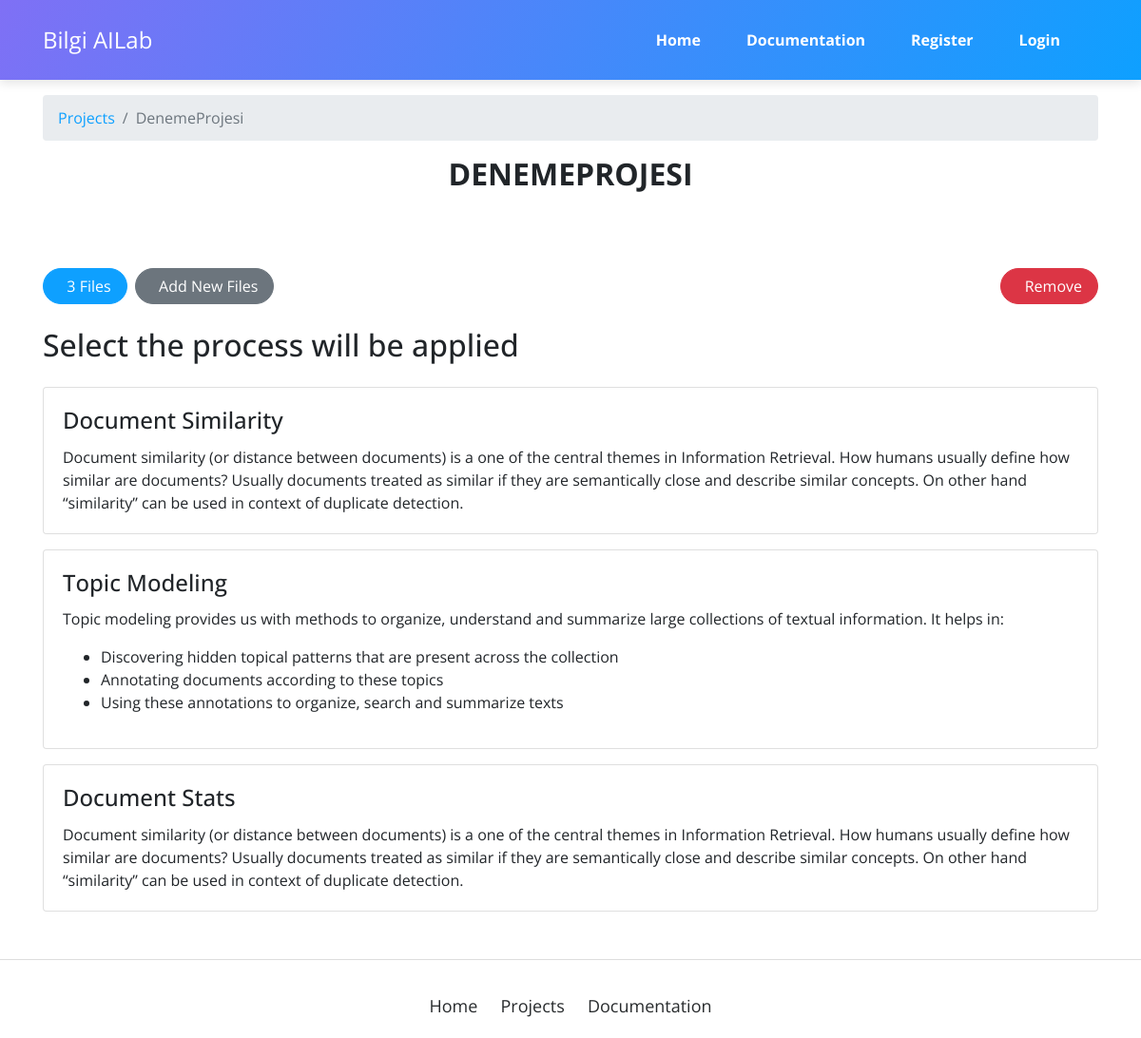
/projects/28, run on an earlier commit of the app's database.
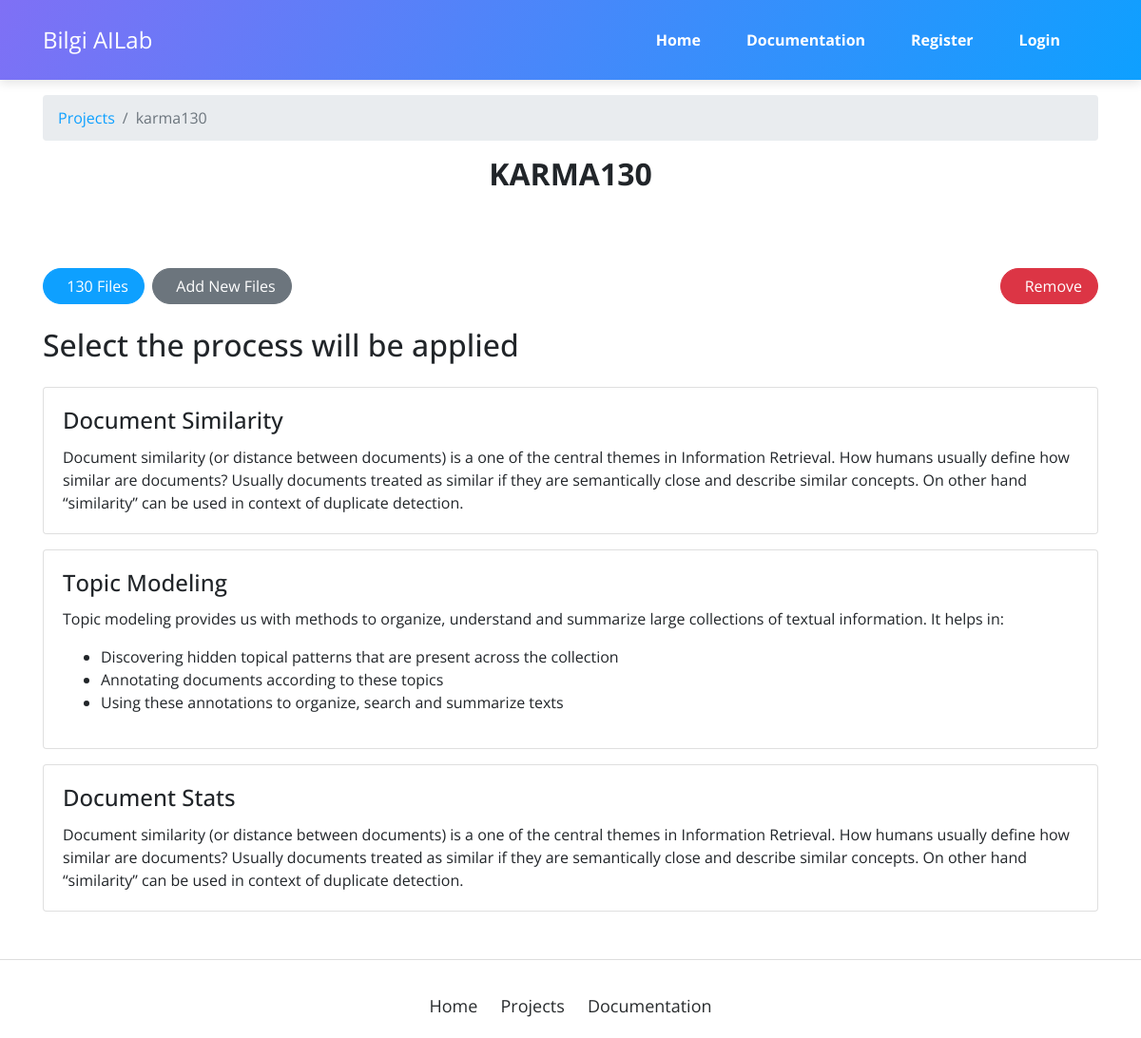
And on a later commit of the database.
### project/models.py (models this page shows, shortened)
class Project(models.Model):
    title = models.CharField(max_length=100)
    author = models.ForeignKey(User, on_delete=models.CASCADE, null=True)
    project_folder = models.CharField(max_length=32)
    date = models.DateTimeField(auto_now_add=True)
    def get_files(self):
        return ProjectFile.objects.filter(project=self)

### project/views.py (the view)
# urls.py: path('<int:pk>', views.show_project, name='show_project'),
def show_project(request, pk):
    project = get_object_or_404(Project, pk=pk)
    content = {'project': project, 'title': project.title}
    breadcrumb = {
        "Projects": reverse('all_projects'),
        project.title: "",
    }
    content['breadcrumb'] = breadcrumb
    return render(request, "project/project-show.html", content)

### project/models.py (called while the page is built)
    def filename(self):
        return os.path.basename(self.file.name)

### templates/project/project-show.html (shortened to what this page needs)
{% extends 'base.html' %}
{% block content %}
    <main class="page project-page">
        <section class="portfolio-block project">
            <div class="container">
                <div class="heading">
                    <h2>{{ project.title }}</h2>
                </div>
                <div class="row">
                    <div class="col info">
                        <button type="button" class="btn btn-primary" data-toggle="modal" data-target="#fileListModal">
                             &nbsp; {{ project.get_files|length }} Files
                        </button>
                        <button type="button" class="btn btn-secondary ml-1" data-toggle="modal"
                                data-target="#fileUploadModal">
                             &nbsp; Add New Files
                        </button>
                        <a href="{% url 'delete_project' project.id %}" type="button"
                           class="btn btn-danger float-right">
                             &nbsp; Remove
                        </a>
                    </div>
                </div>
                <h2 class="my-4"> Select the process will be applied</h2>
                <div class="row mt-3">
                    <div class="col">
                        <div class="card">
                            <div class="card-body">
                                <h4 class="card-title">Document Similarity</h4>
                                <p class="card-text">Document similarity (or distance between documents) is a one of the
                                    central themes in Information Retrieval. How humans usually define how similar are
                                    documents? Usually documents treated as similar if they are semantically close and
                                    describe similar concepts. On other hand “similarity” can be used in context of
                                    duplicate detection.</p>
                            </div>
                        </div>
                    </div>
                </div>
                <div class="row mt-3">
                    <div class="col">
                        <div class="card">
                            <div class="card-body">
                                <h4 class="card-title">Topic Modeling</h4>
                                <p class="card-text">Topic modeling provides us with methods to organize, understand
                                    and summarize large collections of textual information. It helps in:
                                    <br>
                                <ul>
                                    <li>Discovering hidden topical patterns that are present across the collection</li>
                                    <li>Annotating documents according to these topics</li>
                                    <li>Using these annotations to organize, search and summarize texts</li>
                                </ul>
                                </p>
                            </div>
                        </div>
                    </div>
                </div>
                <div class="row mt-3">
                    <div class="col">
                        <div class="card">
                            <div class="card-body">
                                <h4 class="card-title">Document Stats</h4>
                                <p class="card-text">Document similarity (or distance between documents) is a one of the
                                    central themes in Information Retrieval. How humans usually define how similar are
                                    documents? Usually documents treated as similar if they are semantically close and
                                    describe similar concepts. On other hand “similarity” can be used in context of
                                    duplicate detection.</p>
                            </div>
                        </div>
                    </div>
                </div>
            </div>
        </section>
    </main>
{% endblock %}

### templates/base.html (shortened to what this page needs)
{% load static %}
<!DOCTYPE html>
<html>
<head>
    <link rel="stylesheet" href="{% static  'bootstrap/css/bootstrap.min.css' %}">
    <link rel="stylesheet" href="{% static 'ionicons/css/ionicons.min.css' %}">
    <link rel="stylesheet" href="https://cdnjs.cloudflare.com/ajax/libs/pikaday/1.6.1/css/pikaday.min.css">
</head>
<body>
{% include 'components/navbar.html' %}
{% include 'components/breadcrumb.html' %}
{% block content %}
{% endblock %}
{% include 'components/footer.html' %}
</body>
</html>

### templates/components/navbar.html (shortened to what this page needs)
<nav class="navbar navbar-dark navbar-expand-lg fixed-top bg-white portfolio-navbar gradient">
  <div class="container"><a class="navbar-brand logo" href="{% url 'home' %}">Bilgi AILab</a>
    <div class="collapse navbar-collapse"
         id="navbarNav">
      <ul class="nav navbar-nav ml-auto">
        <li class="nav-item" role="presentation"><a class="nav-link" href="{% url 'home' %}">Home</a></li>
        <li class="nav-item" role="presentation"><a class="nav-link" href="{% url 'documentation' %}">Documentation</a></li>
        {% if user.is_authenticated %}
          <li class="nav-item" role="presentation"><a class="nav-link" href="{% url 'all_projects' %}">Projects</a></li>
          <li class="nav-item" role="presentation"><a class="nav-link" href="{% url 'edit_profile' %}">Edit Profile</a></li>
          <li class="nav-item" role="presentation"><a class="nav-link" href="{% url 'logout' %}">Logout</a></li>
        {% else %}
          <li class="nav-item" role="presentation"><a class="nav-link" href="{% url 'register' %}">Register</a></li>
          <li class="nav-item" role="presentation"><a class="nav-link" href="{% url 'login' %}">Login</a></li>
        {% endif %}
      </ul>
    </div>
  </div>
</nav>

### templates/components/breadcrumb.html
{% if breadcrumb %}
    <div class="container">
        <nav style="margin-top: 100px" aria-label="breadcrumb">
            <ol class="breadcrumb">
                {% for key, value in breadcrumb.items %}
                    {% if value != "" %}
                        <li class="breadcrumb-item"><a href="{{ value }}">{{ key }}</a></li>
                    {% elif value == "" %}
                        <li class="breadcrumb-item active" aria-current="page">{{ key }}</li>
                    {% endif %}
                {% endfor %}
            </ol>
        </nav>
    </div>
{% endif %}

### templates/components/footer.html
<footer class="page-footer">
    <div class="container">
        <div class="links">
            <a href="{% url 'home' %}">Home</a>
            <a href="{% url 'all_projects' %}">Projects</a>
            <a href="{% url 'documentation' %}">Documentation</a>
        </div>
    </div>
</footer>

### templates/project/project-show.html (style rules this page uses)
.card { transition: background, color 200ms, 200ms; }

What changed in the data, as far as the page shows it:
changed Project: title "DENEMEPROJESI" → "KARMA130"; get_files|length "3" → "130"
Also different on the page:
new list line: "karma130"
list line gone: "DenemeProjesi"
